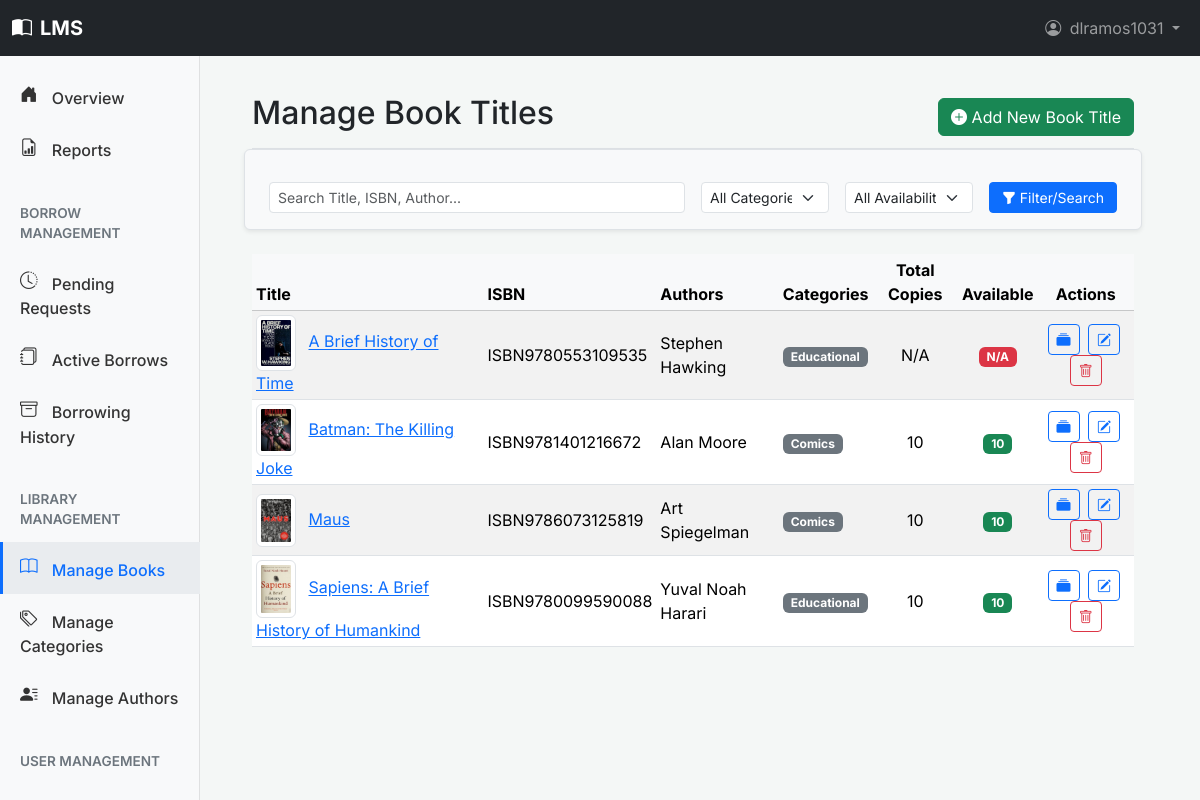
Page /dashboard/books/ (signed in) on the earlier database version.
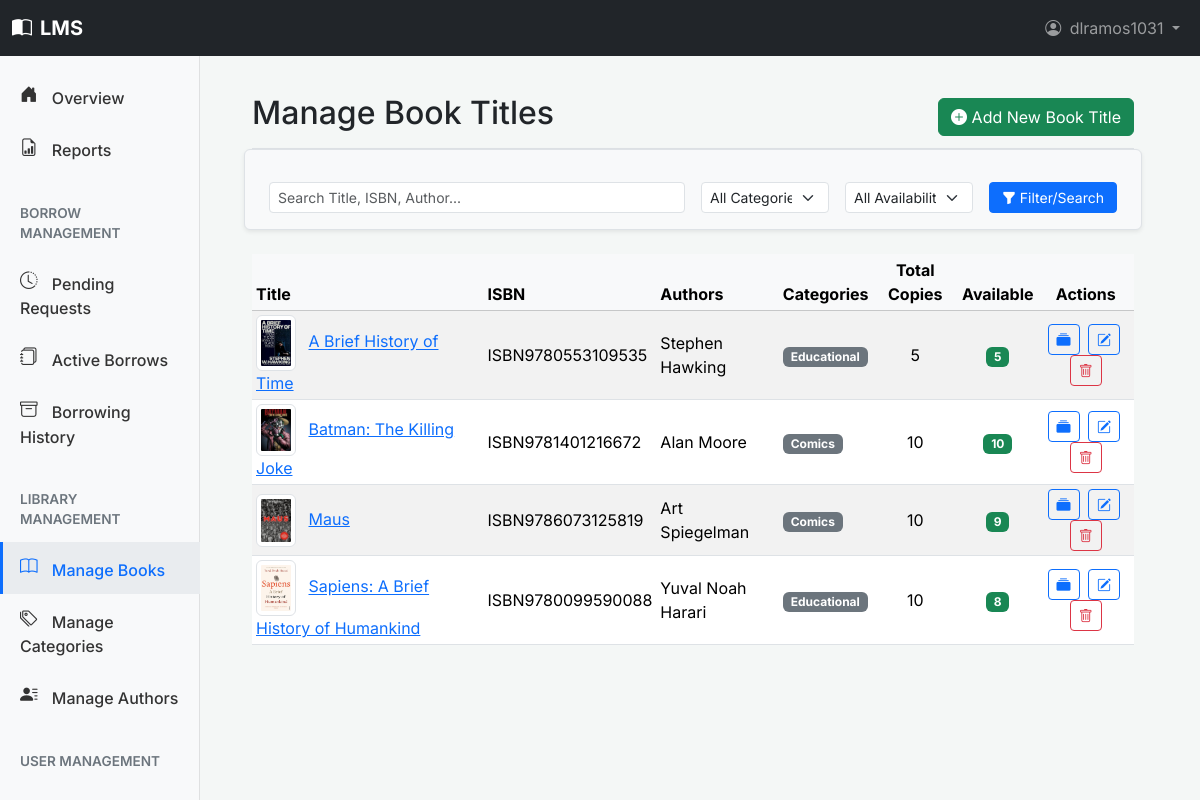
Same page on the later database version.
### books/models.py (models this page shows, shortened)
class Book(models.Model):
    isbn = models.CharField(
        _('ISBN-13'),
        max_length=17,
        primary_key=True,
        unique=True,
        validators=[isbn_validator],
        help_text=_('13 Character ISBN number. Must be unique. (e.g., 978-0596009205)')
    )
    title = models.CharField(
        max_length=255,
        help_text=_("Enter the title of the book")
    )
    authors = models.ManyToManyField(
        Author,
        related_name='books',
        help_text=_("Select or add authors for this book")
    )
    publisher = models.CharField(
        max_length=200,
        blank=True,
        null=True,
        help_text=_("Publisher of the book (optional)")
    )
    publication_date = models.DateField(
        null=True,
        blank=True,
        help_text=_("Date the book was published (optional)")
    )
    edition = models.CharField(
        max_length=100,
        blank=True,
        null=True,
        help_text=_("e.g., 1st Edition, Revised Edition (optional)")
    )
    page_count = models.PositiveIntegerField(
        null=True,
        blank=True,
        help_text=_("Total number of pages (optional)")
    )
    description = models.TextField(
        blank=True,
        null=True,
        help_text=_("A brief description or summary of the book (optional)")
    )
    cover_image = models.ImageField(
        _("Cover Image"),
        upload_to='book_covers/',
        blank=True,
        null=True,
        help_text=_("Upload the book's cover image (optional).")
    )
    categories = models.ManyToManyField(
        Category,
        related_name='books',
        help_text=_("Select or add categories for this book")
    )
    date_added_to_system = models.DateTimeField(
        auto_now_add=True,
        help_text=_("Date this book record was added to the system")
    )
    last_updated = models.DateTimeField(
        auto_now=True,
        help_text=_("Date this book record was last updated")
    )
    total_borrows = models.PositiveIntegerField(
        default=0,
        help_text=_("How many times this book title has been borrowed overall")
    )
    def display_authors(self):
        """Helper method to display authors in the Django admin interface."""
        return ', '.join(author.name for author in self.authors.all()[:3])
    display_authors.short_description = _('Authors')
    def display_categories(self):
        """Helper method to display categories in the Django admin interface."""
        return ', '.join(category.name for category in self.categories.all()[:3])
    display_categories.short_description = _('Categories')
    @property
    def available_copies_count(self):
        return self.copies.filter(status='Available').count()
    class Meta:
        ordering = ['title', 'isbn']
        verbose_name = _('Book')
        verbose_name_plural = _('Books')

### books/views.py (the view, shortened to what this page needs)
# urls.py: path('dashboard/books/', views.StaffBookListView.as_view(), name='dashboard_book_list'),
class StaffBookListView(StaffRequiredMixin, ListView):
    model = Book
    template_name = 'books/dashboard/book_management/book_list.html'
    context_object_name = 'books'
    paginate_by = 10
    def get_queryset(self):
        queryset = Book.objects.all()
        queryset = queryset.annotate(
            copy_count=Count('copies')
        )
        available_copies_subquery = BookCopy.objects.filter(
            book=OuterRef('pk'),
            status='Available'
        )
        queryset = queryset.annotate(
            has_available_copies=Exists(available_copies_subquery)
        )
        queryset = queryset.prefetch_related('authors', 'categories')
        search_term = self.request.GET.get('search', '').strip()
        category_id_filter = self.request.GET.get('category', '').strip()
        availability_filter = self.request.GET.get('availability', '').strip()
        if category_id_filter:
            queryset = queryset.filter(categories__id=category_id_filter)
        if availability_filter:
            if availability_filter == 'available':
                queryset = queryset.filter(has_available_copies=True)
            elif availability_filter == 'unavailable':
                queryset = queryset.filter(has_available_copies=False)
        return queryset.order_by('title').distinct()
    def get_context_data(self, **kwargs):
        context = super().get_context_data(**kwargs)
        context['page_title'] = _('Manage Book Titles')
        context['current_search'] = self.request.GET.get('search', '')
        context['all_categories'] = Category.objects.all().order_by('name')
        context['current_category_filter'] = self.request.GET.get('category', '')
        context['current_availability_filter'] = self.request.GET.get('availability', '')
        query_params = self.request.GET.copy()
        query_params.pop('page', None)
        context['other_query_params'] = query_params.urlencode()
        return context

### books/templates/books/dashboard/book_management/book_list.html (shortened to what the changed rows need)
{% extends "dashboard/base.html" %}
{% load static %}
{% load bootstrap5 %}
{% block dashboard_page_title_main %}Manage Book Titles{% endblock %}
{% block dashboard_content_main %}
    <div class="table-responsive mt-3">
        <table class="table table-striped table-hover table-sm align-middle">
            <thead class="table-light">
                <tr>
                    <th>Title</th>
                    <th>ISBN</th>
                    <th>Authors</th>
                    <th>Categories</th>
                    <th class="text-center">Total Copies</th>
                    <th class="text-center">Available</th>
                    <th class="text-center">Actions</th>
                </tr>
            </thead>
            <tbody>
                {% for book_item in books %}
                <tr>
                    <td>
                        {% if book_item.cover_image %}
                        <img src="{{ book_item.cover_image.url }}" alt="{{ book_item.title }}" width="40" height="60" class="me-2 rounded object-fit-cover img-thumbnail">
                        {% else %}
                        <span class="d-inline-block bg-light border me-2 align-middle" style="width: 40px; height: 60px; line-height: 60px; text-align: center;"><i class="bi bi-image-alt text-muted"></i></span>
                        {% endif %}
                        <a href="{% url 'books:dashboard_book_detail' isbn=book_item.isbn %}">{{ book_item.title|truncatechars:60 }}</a>
                    </td>
                    <td>{{ book_item.isbn }}</td>
                    <td>
                        {% for author in book_item.authors.all|slice:":2" %}
                            {{ author.name }}{% if not forloop.last %}, {% endif %}
                        {% endfor %}
                    </td>
                    <td>
                        {% for category in book_item.categories.all|slice:":2" %}
                            <span class="badge bg-secondary">{{ category.name }}</span>
                        {% endfor %}
                    </td>
                    <td class="text-center">{{ book_item.copy_count|default:"N/A" }}</td>
                    <td class="text-center">
                        <span class="badge {% if book_item.available_copies_count > 0 %}bg-success{% else %}bg-danger{% endif %}">
                            {{ book_item.available_copies_count|default:"N/A" }}
                        </span>
                    </td>
                    <td class="text-center">
                        <a href="{% url 'books:dashboard_bookcopy_list' isbn=book_item.isbn %}" class="btn btn-sm btn-outline-primary me-1" title="Manage Copies">
                            <i class="bi bi-collection-fill"></i>
                        </a>
                        <a href="{% url 'books:dashboard_book_edit' isbn=book_item.isbn %}" class="btn btn-sm btn-outline-primary me-1" title="Edit Book">
                            <i class="bi bi-pencil-square"></i>
                        </a>
                        <a href="{% url 'books:dashboard_book_delete_confirm' isbn=book_item.isbn %}" class="btn btn-sm btn-outline-danger" title="Delete Book">
                            <i class="bi bi-trash"></i>
                        </a>
                    </td>
                </tr>
                {% empty %}
                <tr>
                    <td colspan="7" class="text-center text-muted py-4">
                        No book titles found. <a href="{% url 'books:dashboard_book_add' %}">Add the first one!</a>
                    </td>
                </tr>
                {% endfor %}
            </tbody>
        </table>
    </div>
{% endblock dashboard_content_main %}

Differences in the rows shown:
computed for Book "A Brief History of Time": copy_count "N/A" → "5"; available_copies_count "N/A" → "5"
changed Book "Maus": available_copies_count "10" → "9"
changed Book "Sapiens: A Brief History of Humankind": cover_image: a different picture; available_copies_count "10" → "8"
